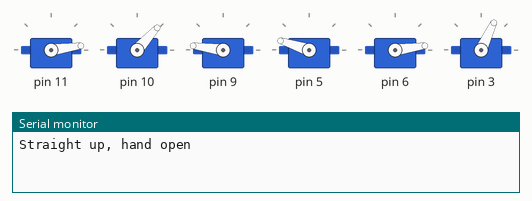
Simulated run of this sketch. Board: Arduino Uno, built with avr-gcc and run on an emulated ATmega328P. On the bench: 6 × servo, the last lines printed to the serial monitor.

Above: at 6.17 s.
At 9.79 s:
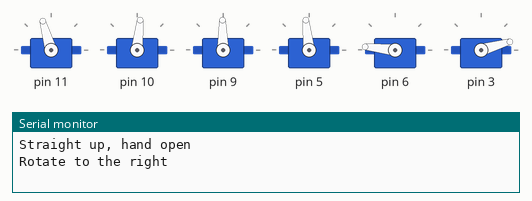
At 13.6 s:
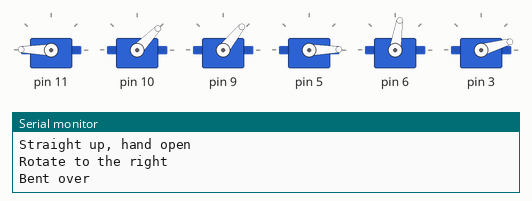
At 21.7 s:
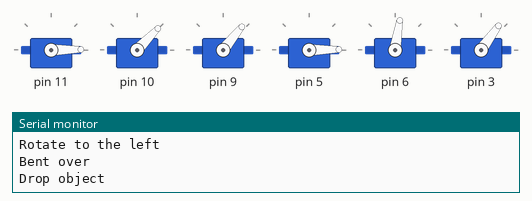
At 26.3 s:
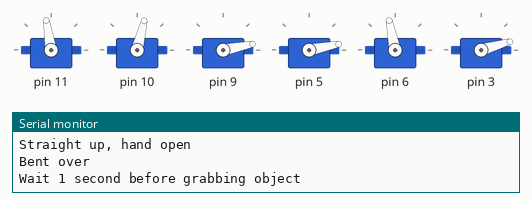
At 37.01 s:
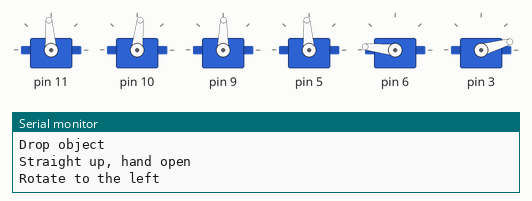
Timing chart, 0 to 40.0 s (numbered marks = the images above):
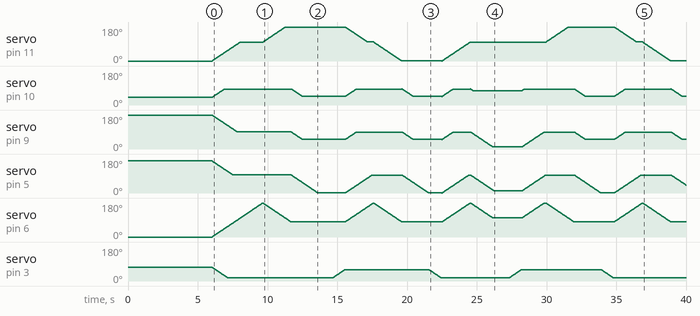

The sketch:

164_BraccioRobotarm.ino
```cpp
#include <Braccio.h>
#include <Servo.h>

Servo base;
Servo shoulder;
Servo elbow;
Servo wrist_rot;
Servo wrist_ver;
Servo gripper;


void setup() {
  Braccio.begin();
  Serial.begin(9600);
}

void loop() {

  Serial.println("Straight up, hand open");
  Braccio.ServoMovement(20, 100,  85,  90,  95,  180,  15);

  Serial.println("Rotate to the right");
  Braccio.ServoMovement(20, 180,  85,  90,  95,  80,  15);

  Serial.println("Bent over");
  Braccio.ServoMovement(20, 180,  45,  50,   0,  80,  15);

  Serial.println("Wait 1 second before grabbing object");
  delay(1000);
  Braccio.ServoMovement(20, 180,  45,  50,   0,  80,  60);

  Serial.println("Straight up, hand closed");
  Braccio.ServoMovement(20, 100,  85,  90,  95,  180,  60);

  Serial.println("Rotate to the left");
  Braccio.ServoMovement(20, 0,  85,  90,  95,  80,  60);

  Serial.println("Bent over");
  Braccio.ServoMovement(20, 0,  45,  50,   0,  80,  60);

  Serial.println("Drop object");
  Braccio.ServoMovement(20, 0,  45,  50,   0,  80,  15);

  Serial.println("Straight up, hand open");
  Braccio.ServoMovement(20, 100,  85,  90,  95,  180,  15);

  Serial.println("Bent over");
  Braccio.ServoMovement(20, 100,  75,  10,   10,  100,  15);

  Serial.println("Wait 1 second before grabbing object");
  delay(1000);
  Braccio.ServoMovement(20, 100,  75,  10,   10,  100,  60);

  Serial.println("Straight, up hand closed");
  Braccio.ServoMovement(20, 100,  85,  90,  95,  180,  60);

  Serial.println("Rotate to the right");
  Braccio.ServoMovement(20, 180,  85,  90,  95,  80,  60);

  Serial.println("Bent over");
  Braccio.ServoMovement(20, 180,  45,  50,   0,  80,  60);

  Serial.println("Drop object");
  Braccio.ServoMovement(20, 180,  45,  50,   0,  80,  15);

  Serial.println("Straight up, hand open");
  Braccio.ServoMovement(20, 100,  85,  90,  95,  180,  15);

  Serial.println("Rotate to the left");
  Braccio.ServoMovement(20, 0,  85,  90,  95,  80,  15);

  Serial.println("Bent over");
  Braccio.ServoMovement(20, 0,  45,  50,   0,  80,  15);

  Serial.println("Wait 1 second before grabbing object");
  delay(1000);
  Braccio.ServoMovement(20, 0,  45,  50,   0,  80,  60);

  Serial.println("Straight up, hand closed");
  Braccio.ServoMovement(20, 100,  85,  90,  95,  180,  60);

  Serial.println("Bent over");
  Braccio.ServoMovement(20, 100,  75,  10,   10,  100,  60);

  Serial.println("Drop object");
  Braccio.ServoMovement(20, 100,  75,  10,   10,  100,  15);

}
```
